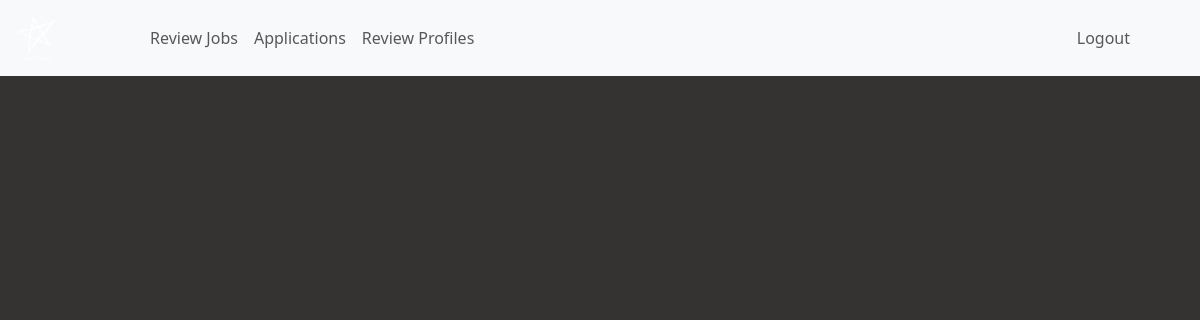
The app's page /reviewprofiles (signed in), older data.
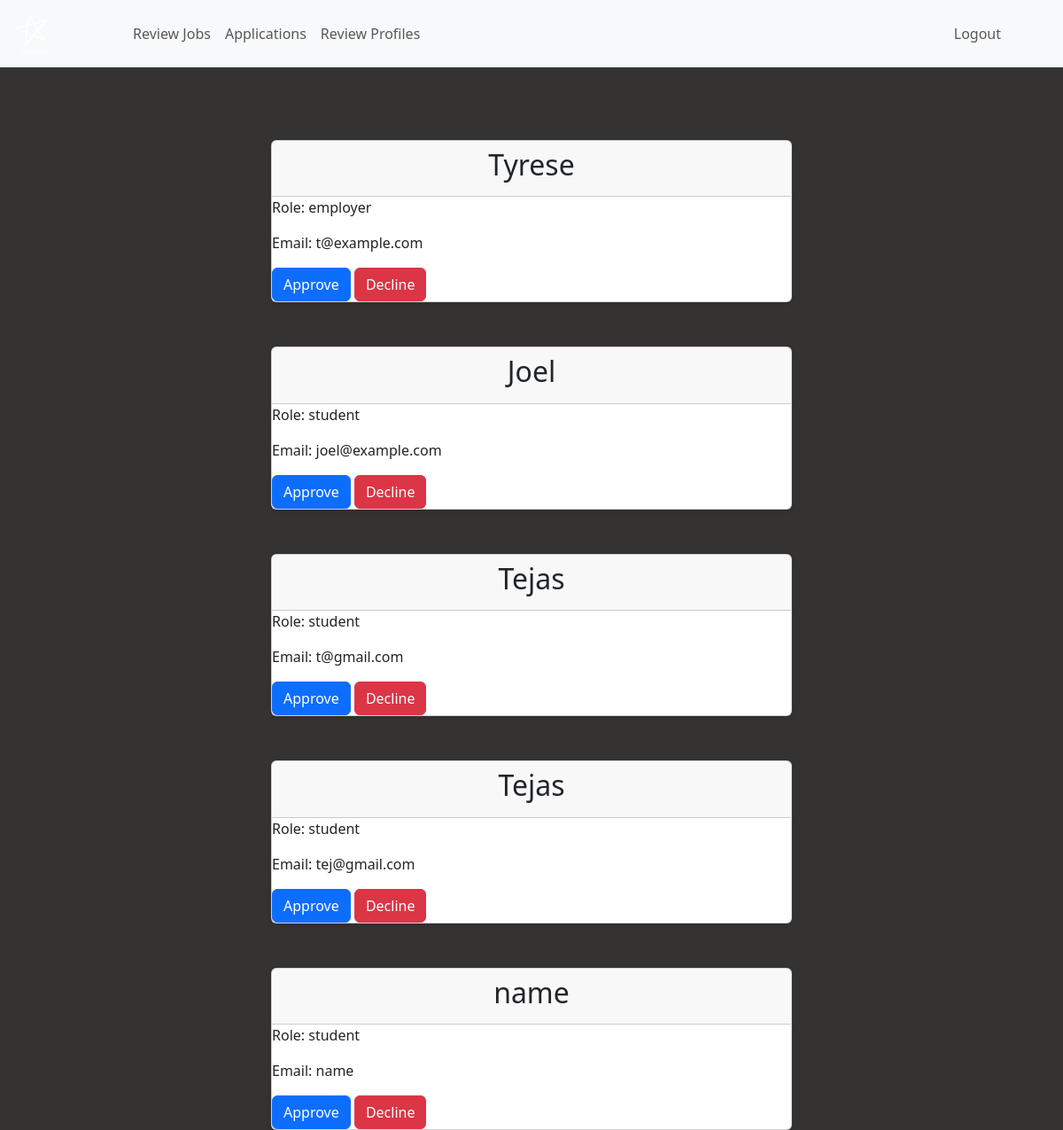
The same page, newer data.
### tables this page shows
CREATE TABLE "students" (
	"id"	INTEGER,
	"name"	TEXT NOT NULL,
	"email"	TEXT NOT NULL UNIQUE,
	"password"	text NOT NULL,
	"Role"	TEXT NOT NULL,
	"status"	TEXT,
	PRIMARY KEY("id" AUTOINCREMENT)
);

### blueprints/admin.py (the view, shortened to what this page needs)
@login_required
@admin_bp.route("/reviewprofiles", methods = ["GET", "POST"])
def reviewProfiles():
    conn = get_db()
    cursor = conn.cursor()
    cursor.execute("SELECT * FROM students WHERE status IS NULL")
    user_applicants = cursor.fetchall()
    portfolio = []
    for user in user_applicants:
        portfolio.append({"id":user["id"],"name": user["name"], "email": user["email"], "role": user["Role"]})
    conn.close()
    return render_template("aprofiles.html", portfolio = portfolio)

### db.py (called while the page is built)
def get_db():
    if not hasattr(g, 'sqlite_db'):
        g.sqlite_db = sqlite3.connect(Config.DATABASE, check_same_thread=False)
        g.sqlite_db.row_factory = sqlite3.Row
    return g.sqlite_db

### templates/aprofiles.html (shortened to what this page needs)
{% extends "admin.html" %}
{% block main %}
    {% for user in portfolio %}
    <div class="row justify-content-center">
        <div class="col-md-6">
            <div class="card">
                <div class="card-header">
                    <h2 class="text-center">{{ user.name }}</h2>
                </div>
                <form action="/reviewprofiles" method="post">
                    <div class="profile">
                        <p> Role: {{ user.role }}</p>
                        <p> Email: {{ user.email }}</p>
                    </div>
                    <div class="d-grid gap-2 d-md-block">
                        <button type="submit" class="btn btn-primary" name = "action" value = "approve_{{ user.id }}">Approve</button>
                        <button type="submit" class="btn btn-danger" name = "action" value = "decline_{{ user.id }}">Decline</button>
                    </div>
                </form>
            </div>
        </div>
    </div>
    {% endfor %}
{% endblock %}

### templates/admin.html (shortened to what this page needs)
<!DOCTYPE html>
<html lang="en">
    <head>
        <link href="https://cdn.jsdelivr.net/npm/bootstrap@5.3.3/dist/css/bootstrap.min.css" rel="stylesheet">
        <link rel="stylesheet" href="{{ url_for('static', filename='style.css') }}">
    </head>
    <body>
        {% if session.get("user_id") %}
        <nav class="navbar navbar-expand-lg navbar-light bg-light">
            <div class="container-fluid">
              <a class="navbar-brand" href="/"><img src = "../static/logo.png" class = "brand" alt = "YourFuture">
              </a>
              <div class="collapse navbar-collapse" id="navbarNav">
                <ul class="navbar-nav me-auto">
                  <li class="nav-item">
                    <a class="nav-link" href="/reviewJobs">Review Jobs</a>
                  </li>
                  <li class="nav-item">
                    <a class="nav-link" href="/reviewapplicants">Applications</a>
                  </li>
                  <li class="nav-item">
                    <a class="nav-link" href="/reviewprofiles">Review Profiles</a>
                  </li>
                </ul>
                <ul class="navbar-nav ms-auto">
                  <li class="nav-item">
                    <a class="nav-link" href="/logout">Logout</a>
                  </li>
                </ul>
              </div>
            </div>
          </nav>
        {% endif %}
        <main>
            {% block main %}{% endblock %}
        </main>
    </body>

### static/style.css (style rules this page uses)
html, body { margin: 0; padding: 0; width: 100%; height: 100%; }
body { background-color: rgb(53, 50, 50); background-size: cover; background-position: center; background-repeat: no-repeat; background-attachment: fixed; color:white; height: 100vh; }
.brand { width: 50px; height: auto; filter: invert(1); }
.navbar-nav { margin-left: 50px; margin-right: 50px; }
.navbar-brand { margin-right: 30px; }
.navbar { margin-bottom: 2rem; color: black; top:0; position: relative; z-index: 1; }
.card { box-shadow: 0 2px 4px rgba(0, 0, 0, 0.1); margin-top: 50px; justify-content: center; }

Row changes from the older to the newer data that the page shows:
added students: name "Tyrese", role "employer", email "t@example.com"
added students: name "Joel", role "student", email "joel@example.com"
added students: name "Tejas", role "student", email "t@gmail.com"
added students: name "Tejas", role "student", email "tej@gmail.com"
added students: name "name", role "student", email "name"
